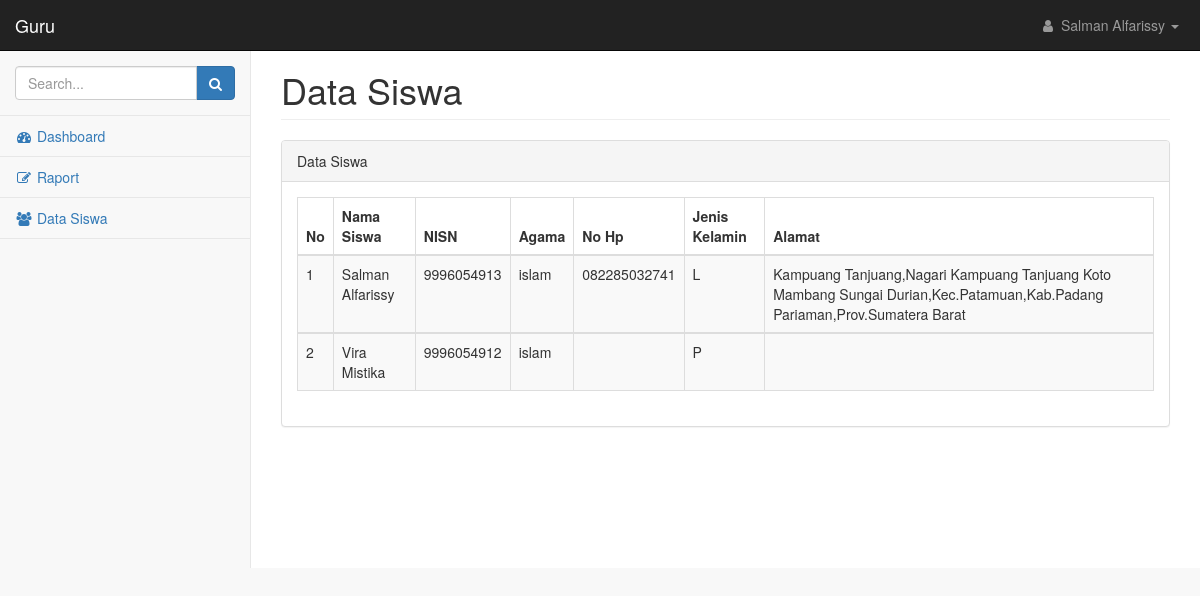
The page /guru/index.php?page=siswa&id_guru=1 on the database as committed earlier.
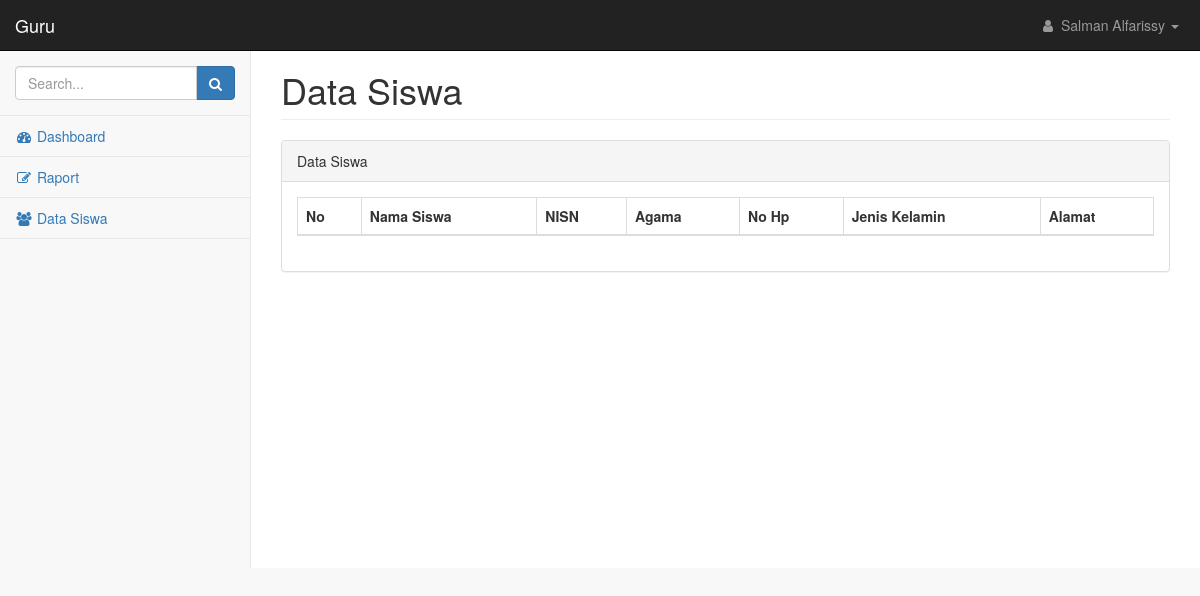
The same page on the database as committed later.
### tables this page shows
CREATE TABLE `siswa` (
  `id_siswa` int(50) NOT NULL,
  `id_guru` int(50) NOT NULL,
  `id_adm` int(50) NOT NULL,
  `password` varchar(50) NOT NULL,
  `nisn` varchar(50) NOT NULL,
  `nis` varchar(100) NOT NULL,
  `nama_sis` varchar(100) NOT NULL,
  `foto_sis` text NOT NULL,
  `ttl` varchar(100) NOT NULL,
  `jenis_kelamin` enum('L','P') NOT NULL,
  `agama` varchar(20) NOT NULL,
  `status_keluarga` enum('Anak Kandung','Anak Tiri') NOT NULL,
  `anak_ke` varchar(20) NOT NULL,
  `alamat` text NOT NULL,
  `no_hp` varchar(20) NOT NULL,
  `kelas` varchar(40) NOT NULL,
  `tahun_diterima` varchar(25) NOT NULL,
  `semester_diterima` varchar(40) NOT NULL,
  `nama_sekolah_asal` text NOT NULL,
  `alamat_sekolah_asal` text NOT NULL,
  `tahun_ijazah_sebelumnya` varchar(20) NOT NULL,
  `nomor_ijazah_sebelumnya` varchar(20) NOT NULL,
  `tahun_skhun_sebelumya` varchar(20) NOT NULL,
  `nomor_skhun_sebelumnya` varchar(20) NOT NULL,
  `nama_ayah` varchar(100) NOT NULL,
  `nama_ibu` varchar(100) NOT NULL,
  `alamat_ortu` text NOT NULL,
  `pekerjaan_ayah` varchar(100) NOT NULL,
  `pekerjaan_ibu` varchar(100) NOT NULL,
  `nama_wali` varchar(100) NOT NULL,
  `alamat_wali` text NOT NULL,
  `no_hp_wali` varchar(20) NOT NULL,
  `pekerjaan_wali` varchar(100) NOT NULL,
  `cover` text NOT NULL
);

### guru/data_siswa.php (the view)
<div class="row">
    <div class="col-lg-12">
        <h1 class="page-header">Data Siswa</h1>
    </div>
</div>
<div class="row">
    <div class="col-lg-12">
        <div class="panel panel-default">
            <div class="panel-heading">
                Data Siswa
            </div>
            <div class="panel-body">
                <div class="table-responsive">
                    <table class="table table-striped table-bordered table-hover" id="dataTables-example">
                        <thead>
                            <tr>
                                <th>No</th>
                                <th>Nama Siswa</th>
                                <th>NISN</th>
                                <th>Agama</th>
                                <th>No Hp</th>
                                <th>Jenis Kelamin</th>
                                <th>Alamat</th>
                            </tr>
                        </thead>
                        <?php
                        $no=1;
                        include("../koneksi.php");
                        $siswa=mysqli_query($koneksi,"SELECT id_siswa,nama_sis,nisn,agama,no_hp,jenis_kelamin,alamat from siswa join guru using(id_guru) where id_guru=$_GET[id_guru] order by id_siswa");
                        while ($sw=mysqli_fetch_array($siswa)) {
                        ?>
                        <tbody>
                            <tr class="odd gradeX">
                                <td><?php echo $no?></td>
                                <td><?php echo $sw['nama_sis']?></td>
                                <td><?php echo $sw['nisn']?></td>
                                <td><?php echo $sw['agama']?></td>
                                <td><?php echo $sw['no_hp']?></td>
                                <td><?php echo $sw['jenis_kelamin']?></td>
                                <td><?php echo $sw['alamat']?></td>
                            </tr>
                            <?php
                            $no++;
                        }
                            ?>
                        </tbody>
                    </table>
                </div>
            </div>
        </div>
    </div>
</div>

Rows that differ between the two databases and show on the page:
removed siswa: nama_sis "Salman Alfarissy", nisn "9996054913", agama "islam", no_hp "082285032741", jenis_kelamin "L", alamat "Kampuang Tanjuang,Nagari Kampuang Tanjuang Koto Mambang Sungai Durian,Kec.Patamuan,Kab.Padang Pariaman,Prov.Sumatera Barat"
removed siswa: nama_sis "Vira Mistika", nisn "9996054912", agama "islam", jenis_kelamin "P"
